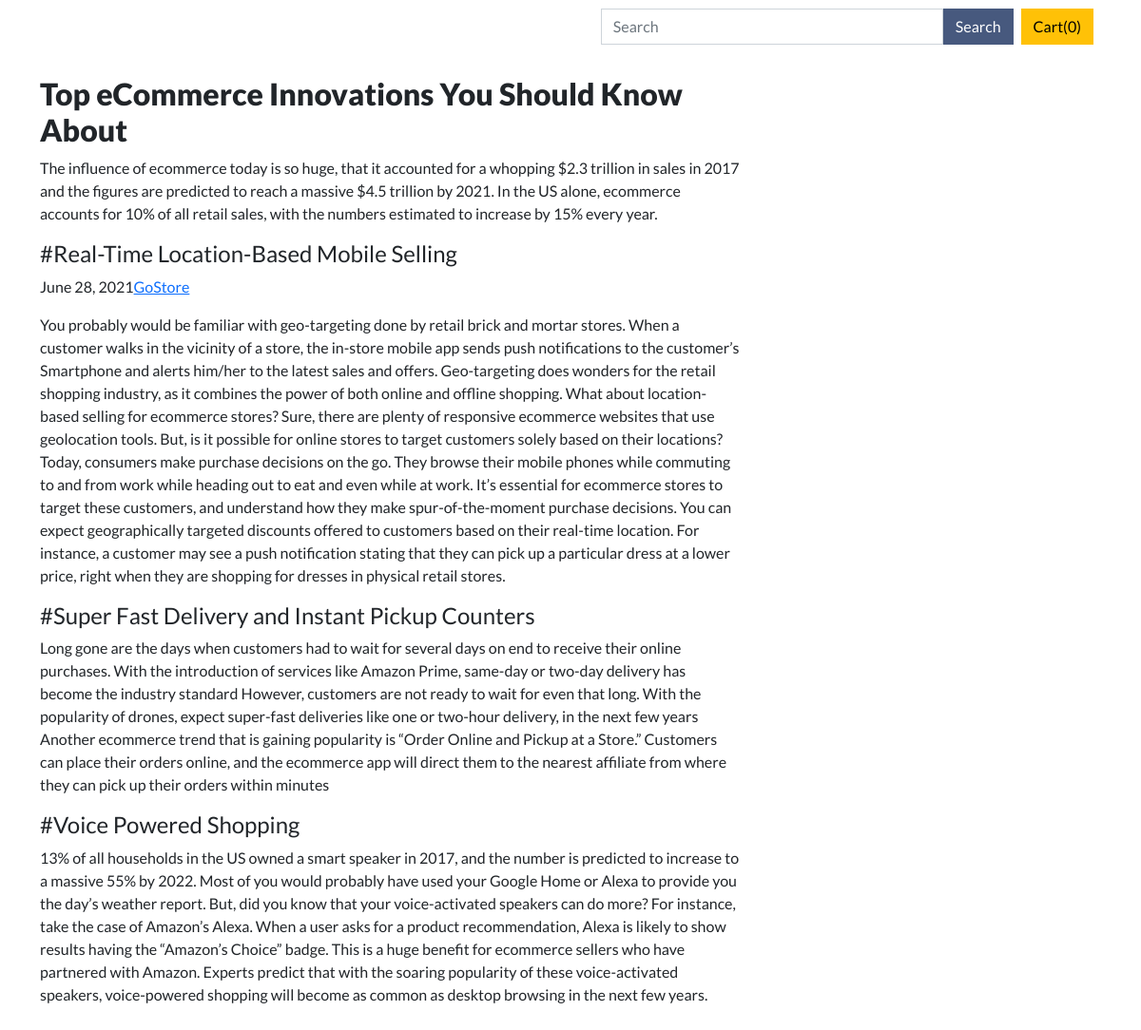
The app's page /blogpost/1 with its own data.
### blog/models.py (models this page shows, shortened)
class Blogpost(models.Model):
  postId = models.AutoField(primary_key=True)
  title = models.CharField(max_length=100)
  description = models.CharField(max_length=500, default="")
  headingone = models.CharField(max_length=100)
  contentone = models.CharField(max_length=7000)
  headingtwo = models.CharField(max_length=100)
  contenttwo = models.CharField(max_length=7000)
  headingthree = models.CharField(max_length=100)
  contentthree = models.CharField(max_length=7000)
  publishDate = models.DateField()
  thumbnail = models.ImageField(default="")

### blog/views.py (the view)
# urls.py: path('blogpost/<int:id>', views.blogpost, name="Post"),
def blogpost(request, id):
  post = Blogpost.objects.filter(postId = id)[0]
  context = {'post': post}
  return render(request, 'blog/post.html', context)

### blog/templates/blog/post.html (shortened to what this page needs)
{%extends 'store/base.html'%} {%block content%}
<div class="container my-4">
  <div class="row">
    <div class="col-md-8 blog-main">
      <h2 class="mb-2 post-title" style="font-weight: 800;">{{post.title}}</h2>
      <div class="blog-post">
        <p>{{post.description}}</p>
        <h4 class="blog-post-title">#{{post.headingone}}</h4>
        <p class="blog-post-meta">{{post.publishDate}}<a href="{% url 'Products' %}">GoStore</a></p>
        <p>{{post.contentone}}</p>
        <h4>#{{post.headingtwo}}</h4>
        <p>{{post.contenttwo}}</p>
        <h4>#{{post.headingthree}}</h4>
        <p>{{post.contentthree}}</p>
      </div>
    </div>
    {%endblock%}

### store/templates/store/base.html (shortened to what this page needs)
<!DOCTYPE html>
<html lang="en">
  <head>
    <link
      href="https://cdn.jsdelivr.net/npm/bootstrap@5.0.1/dist/css/bootstrap.min.css"
      rel="stylesheet"
    />
    {% load static %}
    <link rel="stylesheet" href="{% static 'css/store.css' %}" />
  </head>
  <body>
    <nav class="navbar sticky-top navbar-expand-lg navbar-dark nav-bg-color">
      <div class="container">
        <a class="navbar-brand" href="{% url 'Home' %}">GoStore</a>
        <div class="collapse navbar-collapse" id="navbarSupportedContent">
          <ul class="navbar-nav me-auto mb-2 mb-lg-0 text-center">
            <li class="nav-item">
              <a
                class="nav-link active"
                aria-current="page"
                href="{% url 'Products' %}"
                >Products</a
              >
            </li>
            <li class="nav-item">
              <a class="nav-link active" href="{% url 'About' %}">About</a>
            </li>
            <li class="nav-item">
              <a class="nav-link active" href="{% url 'Status' %}">Tracker</a>
            </li>
            <li class="nav-item">
              <a class="nav-link active" href="{% url 'Blog' %}">Blog</a>
            </li>
            <li class="nav-item">
              <a class="nav-link active" href="{% url 'Contact' %}">Contact</a>
            </li>
          </ul>
          <form class="d-flex" method="GET" action="/store/search/">
            <input
              class="form-control me-2"
              type="search"
              placeholder="Search"
              aria-label="Search"
              name="search" id="search"\
              style="width: 30vw; border-radius: 0px;"
            />
            <button class="btn text-white" type="submit" style="border-radius: 0; background-color: #47597E; margin-left: -8px;">
              Search
            </button>
            <a href="{% url 'Checkout' %}"
              ><button
                type="button"
                class="btn btn-warning mx-2 rounded-0"
                data-bs-container="body"
                data-html="true"
                data-bs-toggle="popover"
                data-bs-placement="top"
                data-bs-content="Bottom"
              >
                Cart(<span id="cart">0</span>)
              </button></a
            >
          </form>
        </div>
      </div>
    </nav>
    {% block content %} {% endblock content %}
  </body>
</html>

### static/css/store.css (style rules this page uses)
* { padding: 0; margin: 0; box-sizing: border-box; }
:root { --primary-color: #0d2735; --secondary-color: #a2cce3; --text-color: #fff5fd; --hover-color: #ef4f4f; }
html, body { font-family: "Lato", sans-serif; }
.form-control { border-radius: 0; }

### records on screen
Blogpost: title "Top eCommerce Innovations You Should Know About", description "The influence of ecommerce today is so huge, that it accounted for a whopping $2.3 trillion in sales in 2017 and the figures are predicted to reach a massive $4.5 trillion by 2021. In the US alone, ecommerce accounts for 10% of all retail sales, with the numbers estimated to increase by 15% every year.", headingone "Real-Time Location-Based Mobile Selling", publishDate "June 28, 2021", contentone "You probably would be familiar with geo-targeting done by retail brick and mortar stores. When a customer walks in the vicinity of a store, the in-store mobile app sends push notifications to the customer’s Smartphone and alerts him/her to the latest sales and offers. Geo-targeting does wonders for the retail shopping industry, as it combines the power of both online and offline shopping. What about location-based selling for ecommerce stores? Sure, there are plenty of responsive ecommerce websites that use geolocation tools. But, is it possible for online stores to target customers solely based on their locations? Today, consumers make purchase decisions on the go. They browse their mobile…", headingtwo "Super Fast Delivery and Instant Pickup Counters", contenttwo "Long gone are the days when customers had to wait for several days on end to receive their online purchases. With the introduction of services like Amazon Prime, same-day or two-day delivery has become the industry standard However, customers are not ready to wait for even that long. With the popularity of drones, expect super-fast deliveries like one or two-hour delivery, in the next few years Another ecommerce trend that is gaining popularity is “Order Online and Pickup at a Store.” Customers can place their orders online, and the ecommerce app will direct them to the nearest affiliate from where they can pick up their orders within minutes", headingthree "Voice Powered Shopping", contentthree "13% of all households in the US owned a smart speaker in 2017, and the number is predicted to increase to a massive 55% by 2022. Most of you would probably have used your Google Home or Alexa to provide you the day’s weather report. But, did you know that your voice-activated speakers can do more? For instance, take the case of Amazon’s Alexa. When a user asks for a product recommendation, Alexa is likely to show results having the “Amazon’s Choice” badge. This is a huge benefit for ecommerce sellers who have partnered with Amazon. Experts predict that with the soaring popularity of these voice-activated speakers, voice-powered shopping will become as common as desktop browsing in the next…"
